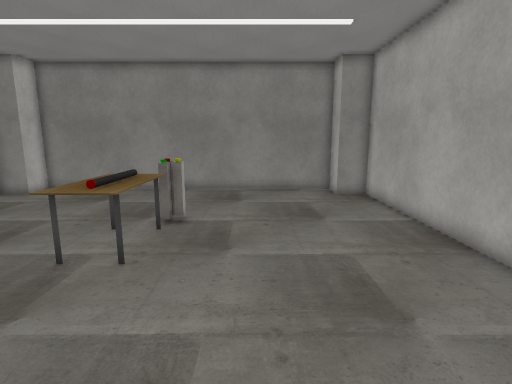
View 1 (above)

13 first-person views from a walk through a scene from a Unity 3-D project. The camera is 1.5 m above the floor, tilts 10° down and sees 80° across. The floor is counted in squares, 0.5 m on a side. Each view is taken from the middle of a square. On the plan, view 1 faces up. The plan holds only what a view shows up to about 20 squares ahead; the rest is blank. Some surface patterns are stand-ins.

View 2
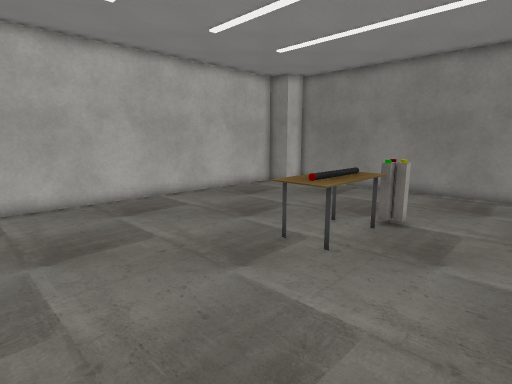

View 3
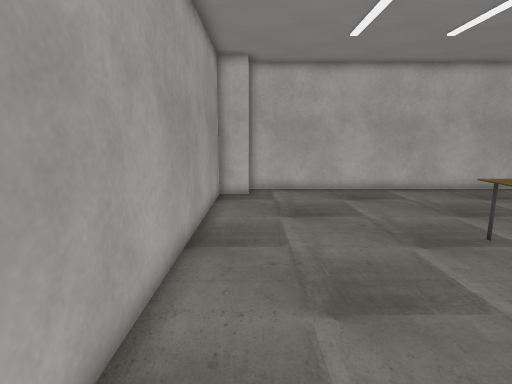

View 4
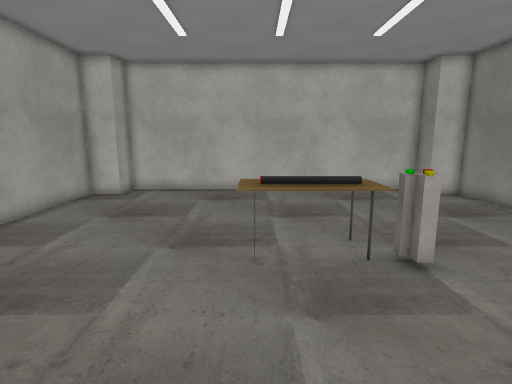

View 5
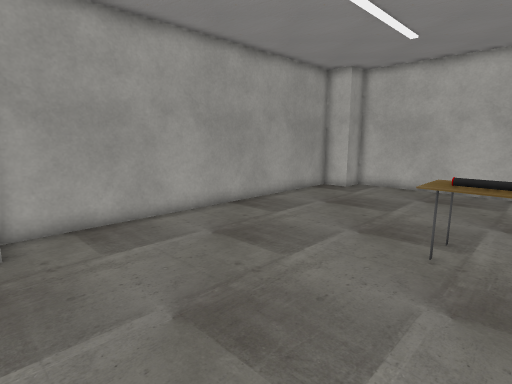

View 6
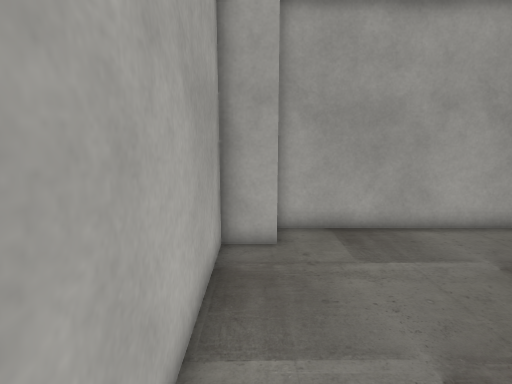

View 7
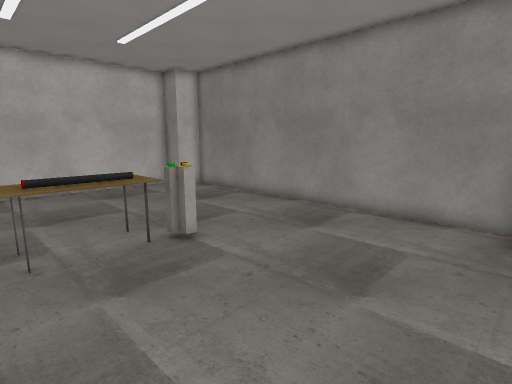

View 8
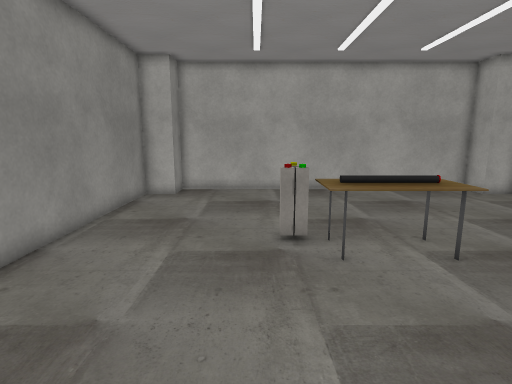

View 9
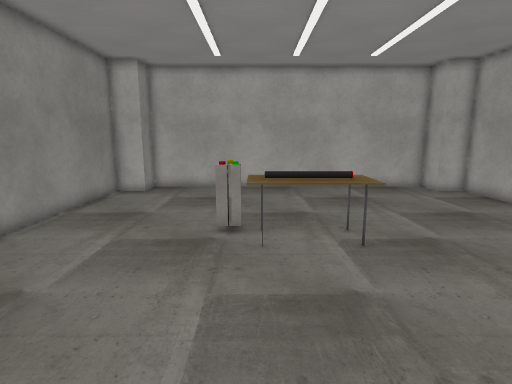

View 10
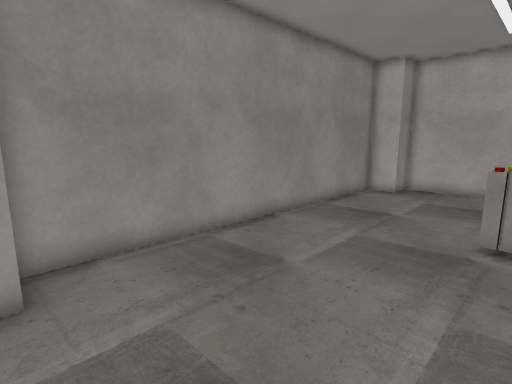

View 11
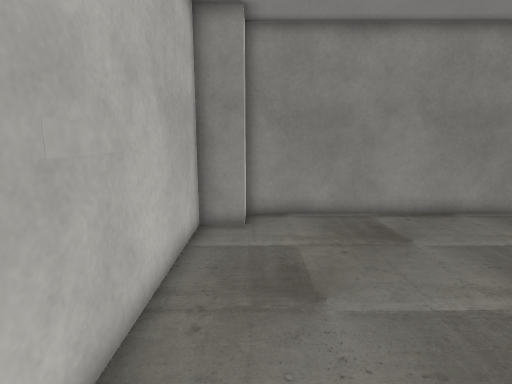

View 12
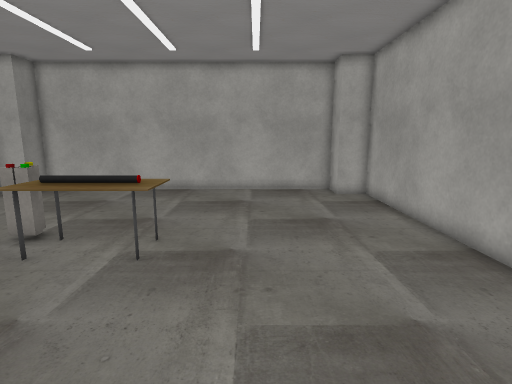

View 13
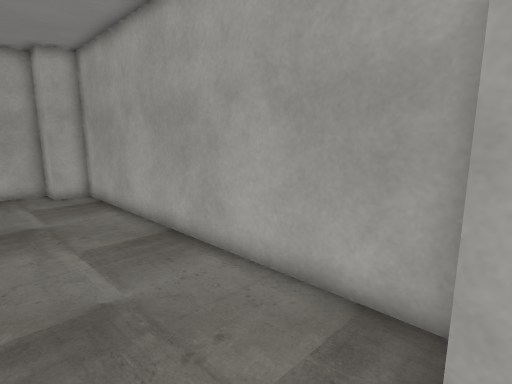

### Floor plan
Points are (right, up) in squares from view 1. A wall is a line through its corners. A room is listed if a view was taken in it or the views show most of it. See-through windows are left out.
Room 1 (views 1, 2, 3, 4, 5, 6, 7, 8, 9, 10, 11, 12, 13)
walls: (-13, 8.6) (-13, 7.5); (-12.4, -0.4) (-12.4, -2) (4.4, -2) (4.4, -0.4) (6, -0.4) (6, 16.4) (4.4, 16.4) (4.4, 18) (-12.4, 18) (-12.4, 16.4) (-14, 16.4) (-14, -0.4) (-12.4, -0.4)
objects: other object (-5, 7) to (-3, 10); other object (-3, 11)

Where each view was taken, in squares from view 1:
view 1: 0 up, 0 right, facing up
view 2: 0 up, 1 right, facing up-left
view 3: 0 up, 4 right, facing left
view 4: 7 up, 4 right, facing left
view 5: 9 up, 5 right, facing down-left
view 6: 8 up, 5 right, facing down
view 7: 6 up, 5 right, facing up-left
view 8: 12 up, 12 left, facing right
view 9: 10 up, 13 left, facing right
view 10: 10 up, 13 left, facing up-right
view 11: 6 up, 12 left, facing up
view 12: 4 up, 12 left, facing right
view 13: 3 up, 13 left, facing down-right
